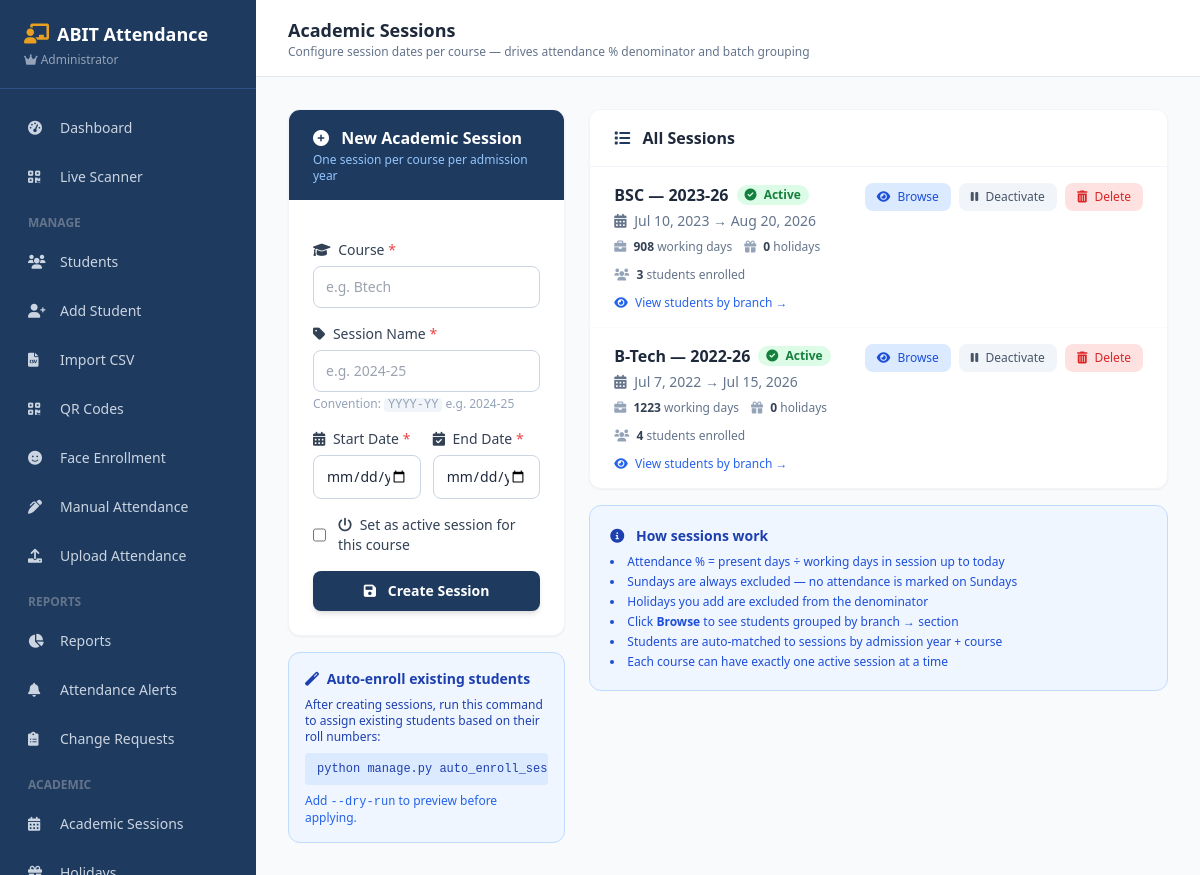
The app's page /sessions/ (signed in) with its own data.
### core/models.py (models this page shows, shortened)
class AcademicSession(models.Model):
    course = models.CharField(max_length=50, help_text="e.g. Btech, BCA, BCS")
    name = models.CharField(max_length=100, help_text="e.g. 2024-25")
    start_date = models.DateField()
    end_date   = models.DateField()
    is_active  = models.BooleanField(
        default=False,
        help_text="Only one session per course should be active at a time"
    )
    created_at = models.DateTimeField(auto_now_add=True)
    class Meta:
        ordering = ['-start_date']
        verbose_name = 'Academic Session'
        verbose_name_plural = 'Academic Sessions'
        unique_together = ('course', 'name')
    def get_holiday_dates(self):
        return set(
            Holiday.objects.filter(
                Q(session=self) | Q(session__isnull=True),
                date__range=(self.start_date, self.end_date)
            ).values_list('date', flat=True)
        )
    def get_working_days(self, up_to_date=None):
        end = min(up_to_date or date.today(), self.end_date)
        start   = self.start_date
        if end < start:
            return 0
        holiday_dates = self.get_holiday_dates()
        count   = 0
        current = start
        while current <= end:
            if current.weekday() != 6 and current not in holiday_dates:
                count += 1
            current += timedelta(days=1)
        return count

### core/views.py (the view, shortened to what this page needs)
# urls.py: path('sessions/', views.AcademicSessionListView.as_view(), name='academic_sessions'),
@method_decorator(login_required, name='dispatch')
class AcademicSessionListView(AdminRequiredMixin, View):
    def get(self, request):
        sessions  = AcademicSession.objects.all().order_by('-start_date')
        courses = Student.objects.values_list('course', flat=True).exclude(course='').distinct()
        return render(request, 'dashboard/academic_sessions.html', {
            'sessions': sessions,
            'courses':  sorted(set(courses)),
        })

### core/context_processors.py (called while the page is built)
def user_role(request):
    if not request.user.is_authenticated:
        return {'is_admin': False, 'is_teacher': False, 'is_student': False, 'pending_change_count': 0}
    pending = 0
    if request.user.is_superuser:
        pending = ChangeRequest.objects.filter(status='pending').count()
    return {
        'is_admin': request.user.is_superuser,
        'is_teacher': request.user.groups.filter(name='Teacher').exists(),
        'is_student': request.user.groups.filter(name='Student').exists(),
        'pending_change_count': pending,
    }

### core/roles.py (called while the page is built)
def is_admin(user):
    return user.is_superuser

### core/views.py (called while the page is built)
    def test_func(self):
        return is_admin(self.request.user)

### core/templates/dashboard/academic_sessions.html (shortened to what this page needs)
{% extends "dashboard/base.html" %}
{% block page_title %}Academic Sessions{% endblock %}
{% block page_subtitle %}Configure session dates per course — drives attendance % denominator and batch grouping{% endblock %}
{% block content %}
<div class="grid grid-cols-1 lg:grid-cols-3 gap-6">
  <div class="lg:col-span-1">
    <div class="bg-white rounded-xl border border-slate-100 shadow-sm overflow-hidden">
      <div class="bg-primary px-6 py-4">
        <h3 class="text-white font-semibold">
          <i class="fas fa-plus-circle mr-2"></i> New Academic Session
        </h3>
        <p class="text-blue-300 text-xs mt-0.5">One session per course per admission year</p>
      </div>
      <form method="POST" class="p-6 space-y-4">
        <div>
          <label class="block text-sm font-medium text-slate-700 mb-1.5">
            <i class="fas fa-graduation-cap mr-1"></i> Course <span class="text-red-500">*</span>
          </label>
          <input type="text" name="course" value="{{ form_data.course|default:'' }}"
                 list="courseList" placeholder="e.g. Btech"
                 class="w-full border {% if errors.course %}border-red-400{% else %}border-slate-300{% endif %}
                        rounded-lg px-3 py-2.5 text-sm focus:outline-none focus:ring-2 focus:ring-blue-500"/>
        </div>
        <div>
          <label class="block text-sm font-medium text-slate-700 mb-1.5">
            <i class="fas fa-tag mr-1"></i> Session Name <span class="text-red-500">*</span>
          </label>
          <input type="text" name="name" value="{{ form_data.name|default:'' }}"
                 placeholder="e.g. 2024-25"
                 class="w-full border {% if errors.name %}border-red-400{% else %}border-slate-300{% endif %}
                        rounded-lg px-3 py-2.5 text-sm focus:outline-none focus:ring-2 focus:ring-blue-500"/>
          <p class="text-xs text-slate-400 mt-1">
            Convention: <code class="bg-slate-100 px-1 rounded">YYYY-YY</code> e.g. 2024-25
          </p>
        </div>
        <div class="grid grid-cols-2 gap-3">
          <div>
            <label class="block text-sm font-medium text-slate-700 mb-1.5">
              <i class="fas fa-calendar-alt mr-1"></i> Start Date <span class="text-red-500">*</span>
            </label>
            <input type="date" name="start_date" value="{{ form_data.start_date|default:'' }}"
                   class="w-full border {% if errors.start_date %}border-red-400{% else %}border-slate-300{% endif %}
                          rounded-lg px-3 py-2.5 text-sm focus:outline-none focus:ring-2 focus:ring-blue-500"/>
          </div>
          <div>
            <label class="block text-sm font-medium text-slate-700 mb-1.5">
              <i class="fas fa-calendar-check mr-1"></i> End Date <span class="text-red-500">*</span>
            </label>
            <input type="date" name="end_date" value="{{ form_data.end_date|default:'' }}"
                   class="w-full border {% if errors.end_date %}border-red-400{% else %}border-slate-300{% endif %}
                          rounded-lg px-3 py-2.5 text-sm focus:outline-none focus:ring-2 focus:ring-blue-500"/>
          </div>
        </div>
        <div class="flex items-center gap-3">
          <input type="checkbox" name="is_active" id="is_active"
                 class="w-4 h-4 rounded border-slate-300 text-blue-600"/>
          <label for="is_active" class="text-sm font-medium text-slate-700">
            <i class="fas fa-power-off mr-1"></i> Set as active session for this course
          </label>
        </div>
        <button type="submit"
                class="w-full bg-primary hover:bg-blue-900 text-white font-semibold
                       py-2.5 rounded-lg transition-colors text-sm shadow-md">
          <i class="fas fa-save mr-2"></i> Create Session
        </button>
      </form>
    </div>
    <div class="mt-4 bg-blue-50 border border-blue-200 rounded-xl p-4 text-xs text-blue-800 space-y-2">
      <p class="font-semibold text-sm"><i class="fas fa-magic mr-1"></i> Auto-enroll existing students</p>
      <p>After creating sessions, run this command to assign existing students based on their roll numbers:</p>
      <pre class="bg-blue-100 rounded px-3 py-2 font-mono text-xs overflow-x-auto">python manage.py auto_enroll_sessions</pre>
      <p class="text-blue-600">Add <code>--dry-run</code> to preview before applying.</p>
    </div>
  </div>
  <div class="lg:col-span-2">
    <div class="bg-white rounded-xl border border-slate-100 shadow-sm overflow-hidden">
      <div class="px-6 py-4 border-b border-slate-100">
        <h3 class="font-semibold text-slate-800">
          <i class="fas fa-list mr-2 text-primary"></i> All Sessions
        </h3>
      </div>
      {% if sessions %}
      <div class="divide-y divide-slate-50">
        {% for session in sessions %}
        <div class="px-6 py-4 hover:bg-slate-50 transition-colors" id="sess-{{ session.id }}">
          <div class="flex items-start justify-between gap-4">
            <div class="flex-1 min-w-0">
              <div class="flex items-center gap-2 mb-1 flex-wrap">
                <a href="{% url 'academic_session_detail' session.id %}"
                   class="font-semibold text-slate-800 hover:text-blue-600 transition-colors">
                  {{ session.course }} — {{ session.name }}
                </a>
                {% if session.is_active %}
                <span class="bg-green-100 text-green-700 text-xs font-semibold px-2 py-0.5 rounded-full">
                  <i class="fas fa-check-circle mr-1"></i> Active
                </span>
                {% else %}
                <span class="bg-slate-100 text-slate-500 text-xs px-2 py-0.5 rounded-full">
                  Inactive
                </span>
                {% endif %}
              </div>
              <p class="text-sm text-slate-500">
                <i class="fas fa-calendar-alt mr-1"></i>
                {{ session.start_date|date:"M j, Y" }} → {{ session.end_date|date:"M j, Y" }}
              </p>
              <div class="flex flex-wrap gap-3 mt-2 text-xs text-slate-500">
                <span>
                  <i class="fas fa-briefcase mr-1 text-slate-400"></i>
                  <strong class="text-slate-700">{{ session.get_working_days }}</strong> working days
                </span>
                <span>
                  <i class="fas fa-gift mr-1 text-slate-400"></i>
                  <strong class="text-slate-700">{{ session.holidays.count }}</strong> holidays
                </span>
                <span>
                  <i class="fas fa-users mr-1 text-slate-400"></i>
                  <strong class="text-slate-700">{{ session.students.count }}</strong> students enrolled
                </span>
              </div>
              {% if session.students.count %}
              <div class="flex flex-wrap gap-1 mt-2">
                <a href="{% url 'academic_session_detail' session.id %}"
                   class="text-xs text-blue-600 hover:text-blue-800 font-medium mt-1">
                  <i class="fas fa-eye mr-1"></i> View students by branch →
                </a>
              </div>
              {% endif %}
            </div>
            <div class="flex items-center gap-2 flex-shrink-0 flex-wrap justify-end">
              <a href="{% url 'academic_session_detail' session.id %}"
                 class="text-xs bg-blue-100 hover:bg-blue-200 text-blue-700 font-medium
                        px-3 py-1.5 rounded-lg transition-colors">
                <i class="fas fa-eye mr-1"></i> Browse
              </a>
              {% if session.is_active %}
              <button onclick="toggleSession('{{ session.id }}', 'deactivate')"
                      class="text-xs bg-slate-100 hover:bg-slate-200 text-slate-600 font-medium
                             px-3 py-1.5 rounded-lg transition-colors">
                <i class="fas fa-pause mr-1"></i> Deactivate
              </button>
              {% else %}
              <button onclick="toggleSession('{{ session.id }}', 'activate')"
                      class="text-xs bg-green-100 hover:bg-green-200 text-green-700 font-medium
                             px-3 py-1.5 rounded-lg transition-colors">
                <i class="fas fa-play mr-1"></i> Activate
              </button>
              {% endif %}
              <button onclick="deleteSession('{{ session.id }}')"
                      class="text-xs bg-red-100 hover:bg-red-200 text-red-600 font-medium
                             px-3 py-1.5 rounded-lg transition-colors">
                <i class="fas fa-trash-alt mr-1"></i> Delete
              </button>
            </div>
          </div>
        </div>
        {% endfor %}
      </div>
      {% else %}
      <div class="text-center py-16 text-slate-400">
        <i class="fas fa-calendar-times fa-4x mx-auto mb-3 opacity-40"></i>
        <p class="text-sm">No sessions created yet.</p>
        <p class="text-xs mt-1">Create one using the form on the left.</p>
      </div>
      {% endif %}
    </div>
    <div class="mt-4 bg-blue-50 border border-blue-200 rounded-xl p-5 text-sm text-blue-800">
      <h4 class="font-semibold mb-2">
        <i class="fas fa-info-circle mr-2"></i> How sessions work
      </h4>
      <ul class="space-y-1 text-xs text-blue-700 list-disc list-inside">
        <li>Attendance % = present days ÷ working days in session up to today</li>
        <li>Sundays are always excluded — no attendance is marked on Sundays</li>
        <li>Holidays you add are excluded from the denominator</li>
        <li>Click <strong>Browse</strong> to see students grouped by branch → section</li>
        <li>Students are auto-matched to sessions by admission year + course</li>
        <li>Each course can have exactly one active session at a time</li>
      </ul>
    </div>
  </div>
</div>
{% endblock %}

### records on screen
AcademicSession: course "BSC", name "2023-26", is_active True (drawn), start_date "Jul 10, 2023", end_date "Aug 20, 2026", get_working_days "908", holidays.count "0", students.count "3", shows "View students by branch →"
AcademicSession: course "B-Tech", name "2022-26", is_active True (drawn), start_date "Jul 7, 2022", end_date "Jul 15, 2026", get_working_days "1223", holidays.count "0", students.count "4", shows "View students by branch →"
